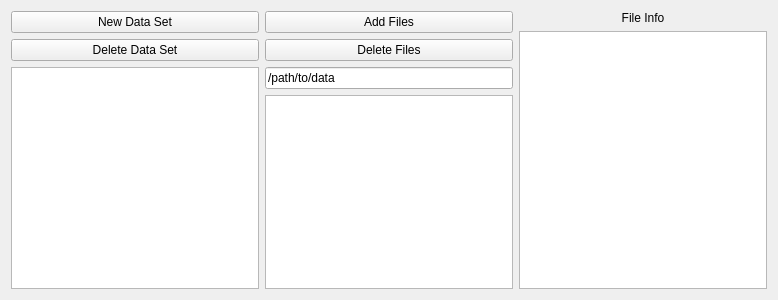
<?xml version="1.0" encoding="UTF-8"?>
<ui version="4.0">
 <class>Form</class>
 <widget class="QWidget" name="Form">
  <property name="geometry">
   <rect>
    <x>0</x>
    <y>0</y>
    <width>778</width>
    <height>300</height>
   </rect>
  </property>
  <property name="sizePolicy">
   <sizepolicy hsizetype="Expanding" vsizetype="Preferred">
    <horstretch>0</horstretch>
    <verstretch>0</verstretch>
   </sizepolicy>
  </property>
  <property name="windowTitle">
   <string>Form</string>
  </property>
  <layout class="QHBoxLayout" name="horizontalLayout_2">
   <property name="sizeConstraint">
    <enum>QLayout::SetDefaultConstraint</enum>
   </property>
   <item>
    <layout class="QVBoxLayout" name="verticalLayout">
     <item>
      <widget class="QPushButton" name="DataSet_NewDataSet_button">
       <property name="text">
        <string>New Data Set</string>
       </property>
      </widget>
     </item>
     <item>
      <widget class="QPushButton" name="DataSet_DeleteDataSet_button">
       <property name="text">
        <string>Delete Data Set</string>
       </property>
      </widget>
     </item>
     <item>
      <widget class="QListView" name="DataSet_DataSets_listView">
       <property name="alternatingRowColors">
        <bool>true</bool>
       </property>
      </widget>
     </item>
    </layout>
   </item>
   <item>
    <layout class="QVBoxLayout" name="verticalLayout_2">
     <item>
      <widget class="QPushButton" name="DataSet_AddFiles_button">
       <property name="text">
        <string>Add Files</string>
       </property>
      </widget>
     </item>
     <item>
      <widget class="QPushButton" name="DataSet_DeleteFiles_button">
       <property name="text">
        <string>Delete Files</string>
       </property>
      </widget>
     </item>
     <item>
      <widget class="QLineEdit" name="DataSet_path_lineEdit">
       <property name="text">
        <string>/path/to/data</string>
       </property>
      </widget>
     </item>
     <item>
      <widget class="QListView" name="DataSet_filenames_listView">
       <property name="alternatingRowColors">
        <bool>true</bool>
       </property>
       <property name="selectionMode">
        <enum>QAbstractItemView::ExtendedSelection</enum>
       </property>
      </widget>
     </item>
    </layout>
   </item>
   <item>
    <layout class="QVBoxLayout" name="verticalLayout_3">
     <item>
      <widget class="QLabel" name="label">
       <property name="text">
        <string>File Info</string>
       </property>
       <property name="alignment">
        <set>Qt::AlignCenter</set>
       </property>
      </widget>
     </item>
     <item>
      <widget class="QListView" name="DataSet_fileAttributs_listView">
       <property name="sizePolicy">
        <sizepolicy hsizetype="Preferred" vsizetype="Expanding">
         <horstretch>0</horstretch>
         <verstretch>0</verstretch>
        </sizepolicy>
       </property>
       <property name="sizeAdjustPolicy">
        <enum>QAbstractScrollArea::AdjustIgnored</enum>
       </property>
       <property name="editTriggers">
        <set>QAbstractItemView::NoEditTriggers</set>
       </property>
       <property name="dragEnabled">
        <bool>false</bool>
       </property>
       <property name="dragDropMode">
        <enum>QAbstractItemView::DropOnly</enum>
       </property>
       <property name="defaultDropAction">
        <enum>Qt::IgnoreAction</enum>
       </property>
       <property name="alternatingRowColors">
        <bool>true</bool>
       </property>
       <property name="selectionMode">
        <enum>QAbstractItemView::NoSelection</enum>
       </property>
       <property name="selectionBehavior">
        <enum>QAbstractItemView::SelectItems</enum>
       </property>
       <property name="movement">
        <enum>QListView::Static</enum>
       </property>
      </widget>
     </item>
    </layout>
   </item>
  </layout>
 </widget>
 <resources/>
 <connections/>
</ui>
